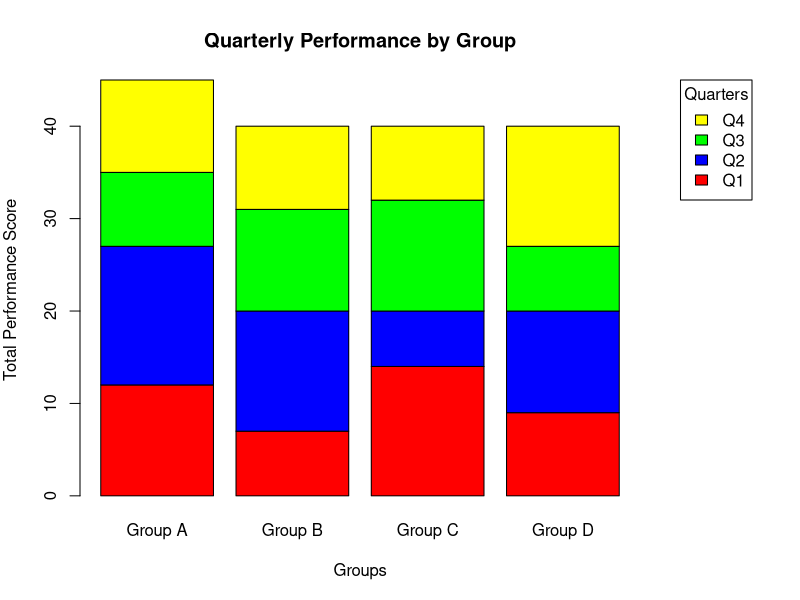

This chart was generated by the following R code:
# Create a 4x4 matrix with sample data
data <- matrix(c(12, 15, 8, 10,
                 7, 13, 11, 9,
                 14, 6, 12, 8,
                 9, 11, 7, 13), 
               nrow = 4, ncol = 4)

# Add row and column names
rownames(data) <- c("Group A", "Group B", "Group C", "Group D")
colnames(data) <- c("Q1", "Q2", "Q3", "Q4")

# Define colors for bars
colors <- c("red", "blue", "green", "yellow")

# Create the stacked barplot
par(mar = c(5, 4, 4, 8))  # Adjust margins to make room for legend

barplot(data,
        beside = FALSE,
        col = colors,  
        legend.text = colnames(data),  
        args.legend = list(x = "topright", 
                           inset = c(-0.2, 0),
                           title = "Quarters"),
        main = "Quarterly Performance by Group",
        xlab = "Groups",
        ylab = "Total Performance Score",
        names.arg = rownames(data))


